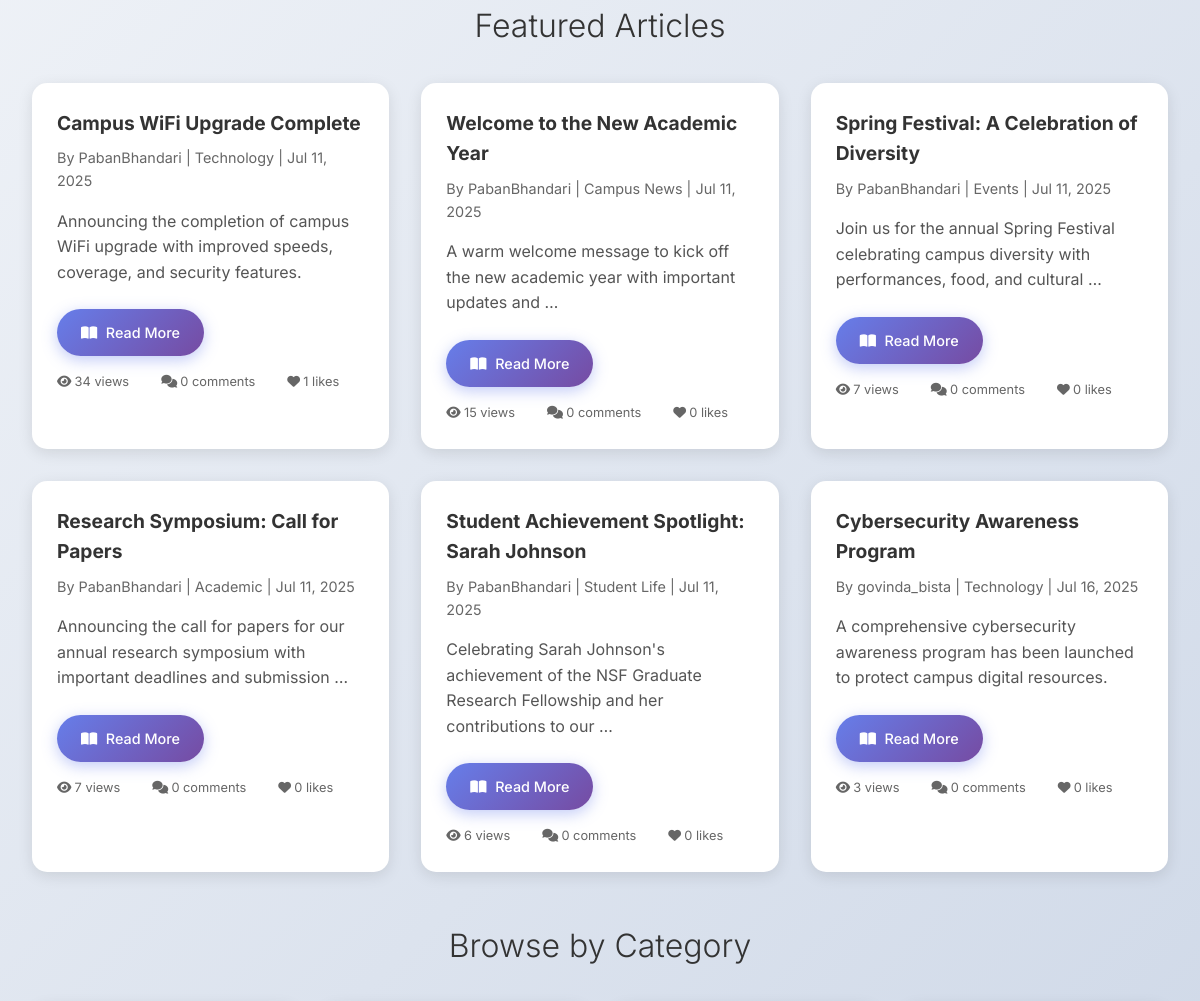
Before: / (middle part) with the older database file.
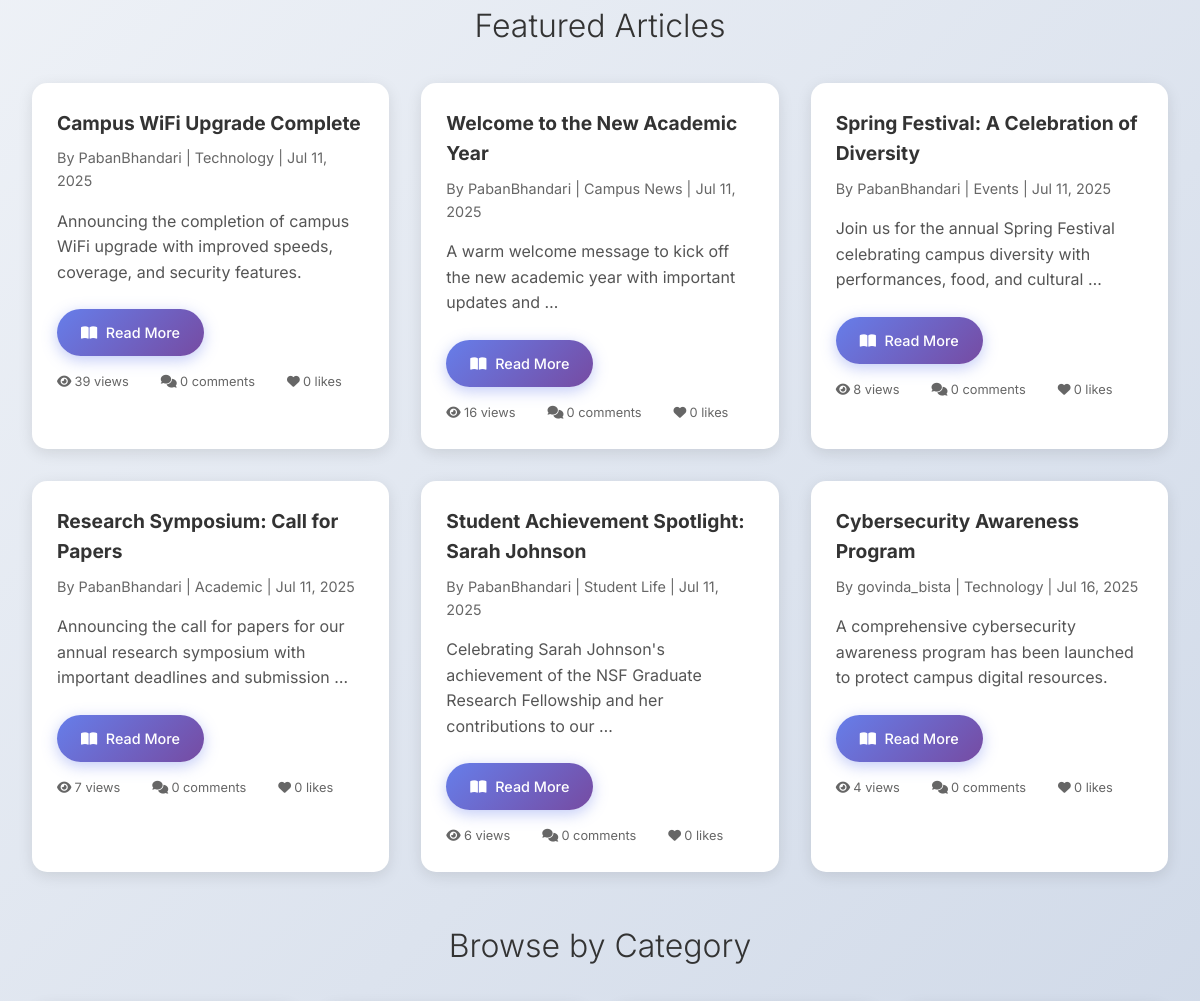
After: the same page with the newer database file.
### news/models.py (models this page shows, shortened)
class NewsArticle(models.Model):
    STATUS_CHOICES = [
        ('draft', 'Draft'),
        ('published', 'Published'),
        ('archived', 'Archived'),
    ]
    title = models.CharField(max_length=200)
    content = models.TextField()
    summary = models.TextField(max_length=500, blank=True)
    author = models.ForeignKey(User, on_delete=models.CASCADE, related_name='articles')
    category = models.ForeignKey(Category, on_delete=models.CASCADE, related_name='articles')
    status = models.CharField(max_length=20, choices=STATUS_CHOICES, default='draft')
    created_at = models.DateTimeField(auto_now_add=True)
    updated_at = models.DateTimeField(auto_now=True)
    published_at = models.DateTimeField(blank=True, null=True)
    views = models.PositiveIntegerField(default=0)
    class Meta:
        ordering = ['-published_at', '-created_at']
    @property
    def like_count(self):
        return self.likes.count()
    @property
    def comment_count(self):
        return self.comments.filter(is_approved=True).count()

class Category(models.Model):
    name = models.CharField(max_length=100)
    description = models.TextField(blank=True)
    created_at = models.DateTimeField(auto_now_add=True)
    class Meta:
        verbose_name_plural = "Categories"

### news/views.py (the view)
# urls.py: 2. Add a URL to urlpatterns:  path('', views.home, name='home')
def home(request):
    featured_articles = NewsArticle.objects.filter(
        status='published'
    ).order_by('-views', '-published_at')[:6]
    categories = Category.objects.all()
    context = {
        'featured_articles': featured_articles,
        'categories': categories,
    }
    return render(request, 'home.html', context)

### news/templates/home.html (shortened to what this page needs)
{% extends 'base_home.html' %}
{% block content %}
{% if featured_articles %}
<div class="featured-articles">
    <h2>Featured Articles</h2>
    <div class="articles-grid">
        {% for article in featured_articles %}
        <div class="article-card">
            <div class="article-content">
                <h3><a href="{% url 'article_detail' article.id %}">{{ article.title }}</a></h3>
                <p class="article-meta">
                    By {{ article.author.username }} | {{ article.category.name }} | {{ article.published_at|date:"M d, Y" }}
                </p>
                <div class="article-summary-container">
                    <p class="article-summary" id="summary-{{ article.id }}">
                        {{ article.summary|default:article.content|truncatewords:15 }}
                    </p>
                    <a href="{% url 'article_detail' article.id %}" class="read-more-btn">
                        <i class="fas fa-book-open"></i> Read More
                    </a>
                </div>
                <div class="article-stats">
                    <span><i class="fas fa-eye"></i> {{ article.views }} views</span>
                    <span><i class="fas fa-comments"></i> {{ article.comment_count }} comments</span>
                    <span><i class="fas fa-heart"></i> {{ article.like_count }} likes</span>
                </div>
            </div>
        </div>
        {% endfor %}
    </div>
</div>
{% endif %}
<div class="categories-section">
    <h2>Browse by Category</h2>
</div>
{% endblock %}

Changed rows visible on the page:
changed NewsArticle "Campus WiFi Upgrade Complete": views "34" → "39"; like_count "1" → "0"
changed NewsArticle "Welcome to the New Academic Year": views "15" → "16"
changed NewsArticle "Spring Festival: A Celebration of Diversity": views "7" → "8"
changed NewsArticle "Cybersecurity Awareness Program": views "3" → "4"
